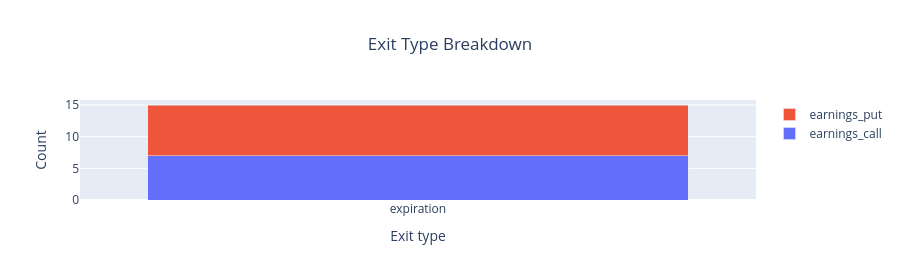

Notebook source saved alongside this figure:
### Markdown cell above
### Exit type breakdown

### Code cell
report.plot_exits()

### Figure 1 — Plotly figure (JSON) as saved in the notebook; plotly's stock layout.template omitted (floating-point values rounded to 4 significant figures)
{"data": [{"hovertemplate": "Leg: %{data.name}<br>Exit type: %{x}<br>Count: %{y}<extra></extra>", "name": "earnings_call", "type": "bar", "x": ["expiration"], "y": [7]}, {"hovertemplate": "Leg: %{data.name}<br>Exit type: %{x}<br>Count: %{y}<extra></extra>", "name": "earnings_put", "type": "bar", "x": ["expiration"], "y": [8]}], "layout": {"autosize": true, "barmode": "stack", "height": 280, "title": {"text": "Exit Type Breakdown", "x": 0.5}, "xaxis": {"title": {"text": "Exit type"}}, "yaxis": {"title": {"text": "Count"}}}}
